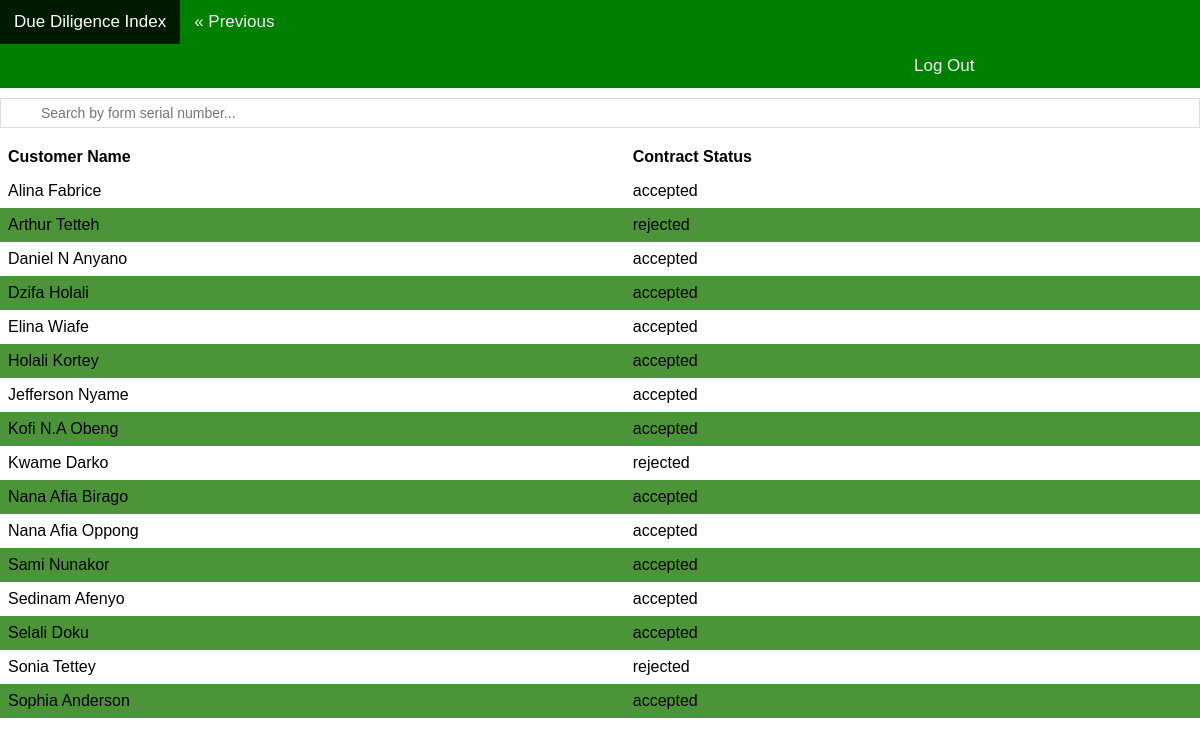
The app's page /viewDuediligIndex.php with its own data.
### tables this page shows
CREATE TABLE DUEDILIGENGE_STAGEII (
    serialNumber VARCHAR(10) NOT NULL,
    formserialNumber VARCHAR(10) NOT NULL,
    customerName VARCHAR(50) NOT NULL,
    installmentDuration VARCHAR(10) NOT NULL,
    contact INT NOT NULL,
    hirepurchasePrice INT NOT NULL,
    workStatus ENUM('working', 'unemployeed') NOT NULL,
    contractStatus ENUM('accepted', 'rejected') NOT NULL
);

### viewDuediligIndex.php (the view, shortened to what this page needs)
<?php
require_once "UcslDatabaseConnect.php";
$title = "Due Diligence Index";
include "header.php";
include "searchbar.php";
    $sql = "SELECT customerName, contractStatus FROM duediligenge_stageii";
$result = $access->query($sql);
?>
<link rel="stylesheet" href="viewinfo.css">
<table id="myTable">
<thead>
  <tr>
  <th>Customer Name</th>
    <th>Contract Status</th>
  </tr>
</thead>
<tbody>
<?php
if ($result->num_rows > 0) {
  while($row = $result->fetch_assoc()) {
    echo "<tr>";
    echo "<td>" . $row["customerName"]. "</td>";
    echo "<td>". $row["contractStatus"]. "</td>";
    echo "</tr>";
  }
} else {
  echo "0 results";
}
?>

### header.php (shortened to what this page needs)
<html>
<body>
<div class="topnav">
  <a class="active" href="#home"><?php echo $title; ?></a>
  <a class="previous" href="UserSelection.php">&laquo; Previous</a>
  <a class="logOut" href="logout.php">Log Out</a>
</div>
</body>
</html>

### searchbar.php (shortened to what this page needs)
<input type="text" id="myInput" onkeyup="myFunction()" placeholder="Search by form serial number...">

### viewinfo.css (style rules this page uses)
body, html { height: 60%; margin: 0; font-family: "Futura", "Trebuchet MS", Arial, sans-serif; }
#myTable { width: 100%; border-collapse: collapse; }
#myTable td, #myTable th { text-align: left; padding: 8px; }
td { font-family: "Futura", "Trebuchet MS", Arial, sans-serif; }
th { font-family: "Futura", "Trebuchet MS", Arial, sans-serif; }
#myTable tr:nth-child(even) { background-color: rgb(75, 148, 56); }

### header.php (style rules this page uses)
.topnav { background-color: #008000; overflow: hidden; }
.topnav a { float: left; color: #f2f2f2; text-align: center; font-family: "Futura", "Trebuchet MS", Arial, sans-serif; padding: 12px 14px; text-decoration: none; font-size: 17px; }
.topnav a.active { background-color: #001a00; color: white; }
.previous { background-color: #008000; color: black; }
.logOut { background-color: #008000; margin-left: 900px; color: black; }

### searchbar.php (style rules this page uses)
#myInput { background-position: 10px 12px; background-repeat: no-repeat; width: 100%; height: 30px; font-size: 14px; padding: 12px 20px 12px 40px; border: 1px solid #ddd; margin-top:10px; margin-bottom: 12px; }

### records on screen
duediligenge_stageii: customerName "Alina Fabrice", contractStatus "accepted"
duediligenge_stageii: customerName "Arthur Tetteh", contractStatus "rejected"
duediligenge_stageii: customerName "Daniel N Anyano", contractStatus "accepted"
duediligenge_stageii: customerName "Dzifa Holali", contractStatus "accepted"
duediligenge_stageii: customerName "Elina Wiafe", contractStatus "accepted"
duediligenge_stageii: customerName "Holali Kortey", contractStatus "accepted"
duediligenge_stageii: customerName "Jefferson Nyame", contractStatus "accepted"
duediligenge_stageii: customerName "Kofi N.A Obeng", contractStatus "accepted"
duediligenge_stageii: customerName "Kwame Darko", contractStatus "rejected"
duediligenge_stageii: customerName "Nana Afia Birago", contractStatus "accepted"
duediligenge_stageii: customerName "Nana Afia Oppong", contractStatus "accepted"
duediligenge_stageii: customerName "Sami Nunakor", contractStatus "accepted"
duediligenge_stageii: customerName "Sedinam Afenyo", contractStatus "accepted"
duediligenge_stageii: customerName "Selali Doku", contractStatus "accepted"
duediligenge_stageii: customerName "Sonia Tettey", contractStatus "rejected"
duediligenge_stageii: customerName "Sophia Anderson", contractStatus "accepted"

### other values on screen
$title "Due Diligence Index"
